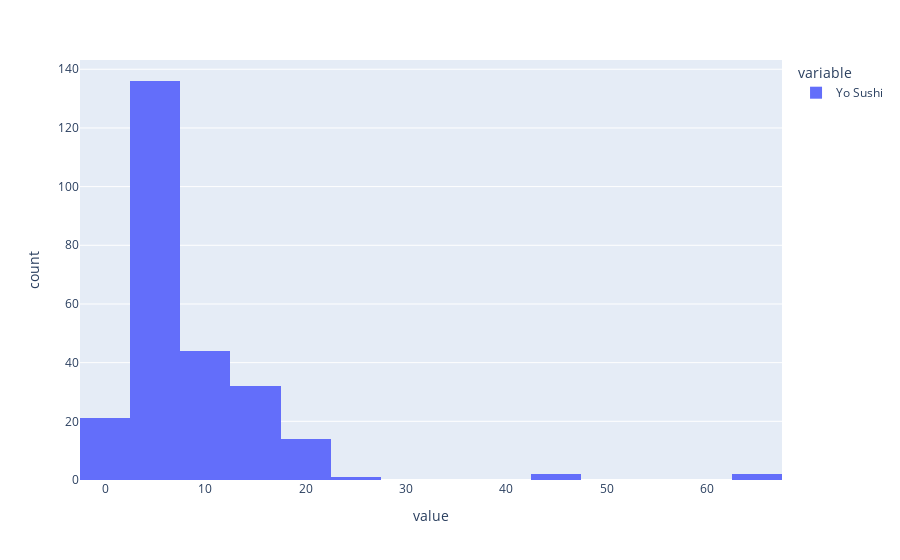

This figure's notebook cell:
### Code cell
fig = px.histogram(postmates_reshaped, x=['Yo Sushi'], nbins=20)
fig.show()

### Figure 1 — Plotly figure (JSON) as saved in the notebook; plotly's stock layout.template omitted (floating-point values rounded to 4 significant figures; data arrays with more than 128 entries replaced by an {"elided": "..."} marker saying what was removed)
{"data": [{"alignmentgroup": "True", "bingroup": "x", "hovertemplate": "variable=Yo Sushi<br>value=%{x}<br>count=%{y}<extra></extra>", "legendgroup": "Yo Sushi", "marker": {"color": "#636efa"}, "name": "Yo Sushi", "nbinsx": 20, "offsetgroup": "Yo Sushi", "orientation": "v", "showlegend": true, "type": "histogram", "x": {"elided": "3661 float values"}, "xaxis": "x", "yaxis": "y"}], "layout": {"barmode": "relative", "legend": {"title": {"text": "variable"}, "tracegroupgap": 0}, "margin": {"t": 60}, "xaxis": {"anchor": "y", "domain": [0, 1], "title": {"text": "value"}}, "yaxis": {"anchor": "x", "domain": [0, 1], "title": {"text": "count"}}}}
